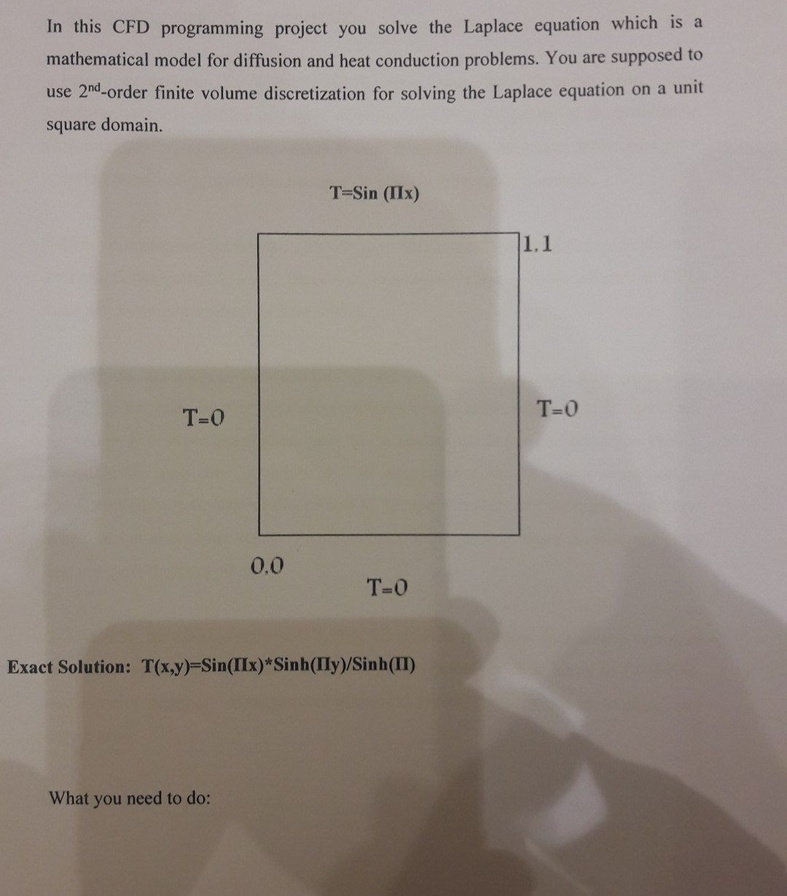
%> input picture Some-Math-Problems-By-Fortran-master/JacobiLaplaceProblem/1.jpg, 787 x 896 px, shrunk from 1080 x 1229 before the run
$ octave q5_ranks_check.m   (GNU Octave 9; MATLAB toolbox functions it lacks are replaced by stand-ins)
%> lines starting %> are read from the running program, lines starting %| are printed output that depends on the picture
clc;clear;close all;
% Load an example image
image = imread('1.jpg'); % You can replace this with your image path
%> image is the input picture: size 896x787x3 uint8; mean R, G, B 151.9, 142.7, 135.4

% Convert the image to a grayscale matrix
img_original_gray_mat = double(rgb2gray(image));

% Calculate and observe different ranks
ranks = [5, 20, 50, 100, 150]; % Example ranks to observe
count = length(ranks);
display('Plotting ... Please wait ...');
for i = 1:count
    rank = ranks(i);
    % Perform Singular Value Decomposition (SVD) with the current rank
    [U, S, V] = svd(img_original_gray_mat);

    % Decompose and Approximate the image with the specified rank
    approximatede_image_mat = U(:, 1:rank) * S(1:rank, 1:rank) * V(:, 1:rank)';
    figure,
    % Display the actual image
    subplot(1, 2, 1);
    imshow(uint8(img_original_gray_mat));
    title('Original Image');
    % Display the approximated image for the current rank, to compare with
    % the actual image
    subplot(1, 2, 2);
    imshow(uint8(approximatede_image_mat));
    title(['Rank ', num2str(rank)]);

end
%> this loop made 5 passes
%> pass 1, `imshow(uint8(approximatede_image_mat));`:
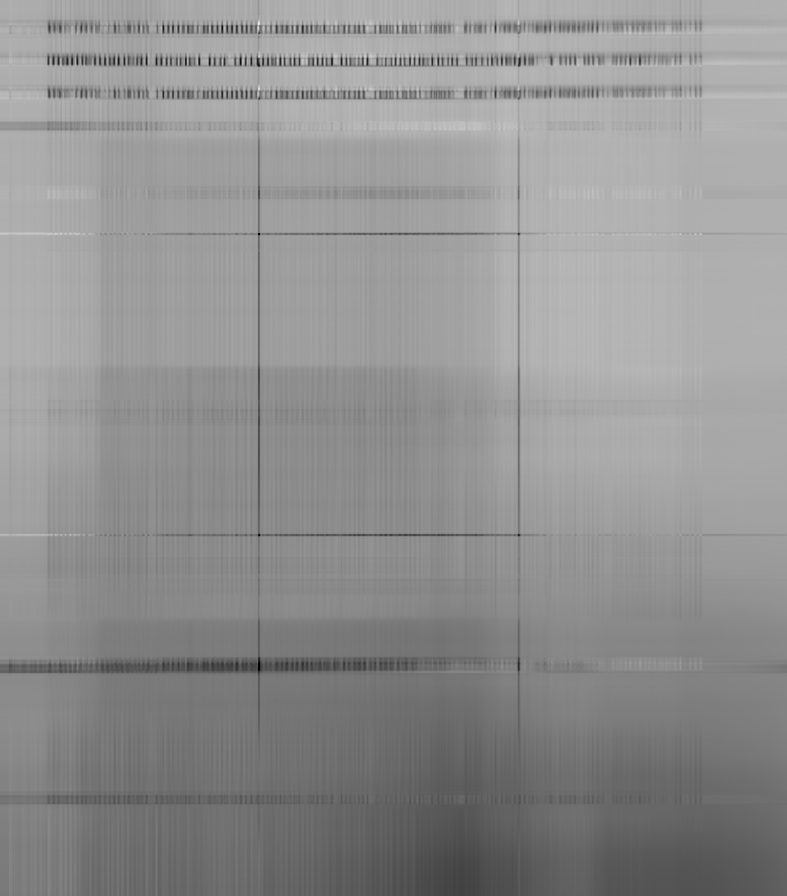
%> displayed picture: size 896x787, on the screen's scale of 0 to 255; min 0, max 232, mean 144.6
display('Plotting completed');
% Starting from rank=125, Calculate rank mse errors, to compare ranks
ranks = 125:250;
count = length(ranks);
mse_values = zeros(1, count);
psnr_values = zeros(1, count);
fprintf('Calculating errors from rank=125 to rank=250...\n\tPlease wait ...\n');
%> (the run ends here)
